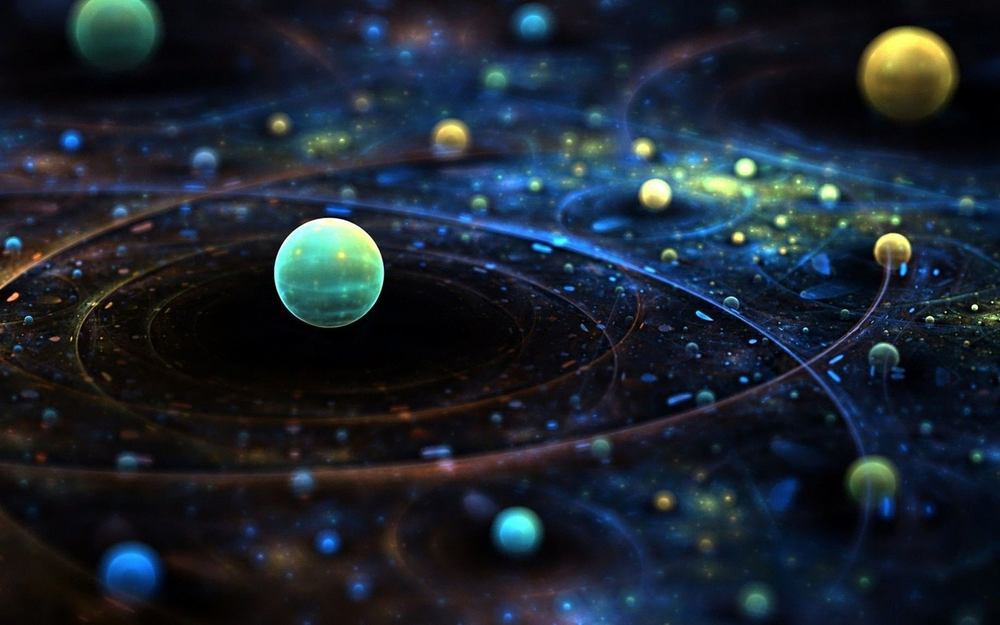
#> input picture project1/sor.png, 1000 x 625 px, shrunk from 2560 x 1600 before the run
$ python gray_cyan_png.py
#> lines starting #> are read from the running program, lines starting #| are printed output that depends on the picture
from PIL import Image


def gray_cyan():
    red = 0
    green = 0
    blue = 0

    img = Image.open('sor.png', 'r')
#> img is the input picture: PIL image 1000x625 RGB; mean R, G, B 27.8, 36.7, 47
    pixels = img.load()
    w, h = img.size
#> w = 1000; h = 625

    for i in range(w // 2):
        for j in range(h):
            rgb = pixels[i, j]
            red = rgb[0]
            green = rgb[1]
            blue = rgb[2]
            gray = (red + green + blue) // 3
            pixels[i, j] = (gray, gray, gray)

    for x in range(w // 2, w):
        for y in range(h):
            rgb = pixels[x, y]
            red = rgb[0]
            green = rgb[1]
            blue = rgb[2]
            cyan = (green + blue)
            pixels[x, y] = (0, cyan, cyan)
    img.save('res.png')
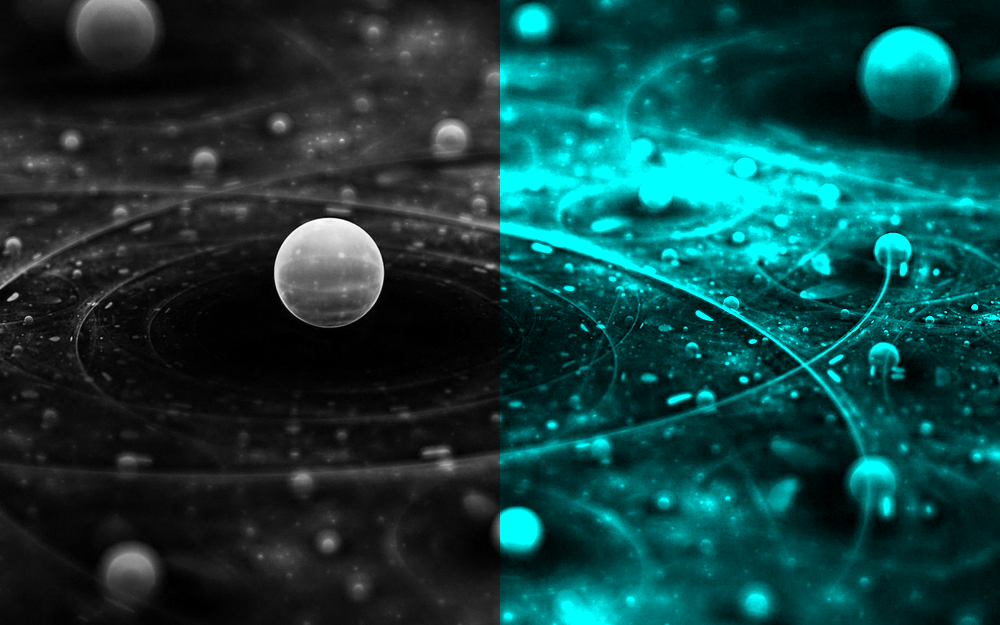
#> saved as res.png: PIL image 1000x625 RGB; mean R, G, B 16.4, 62.6, 62.6
    img.show()


gray_cyan()
